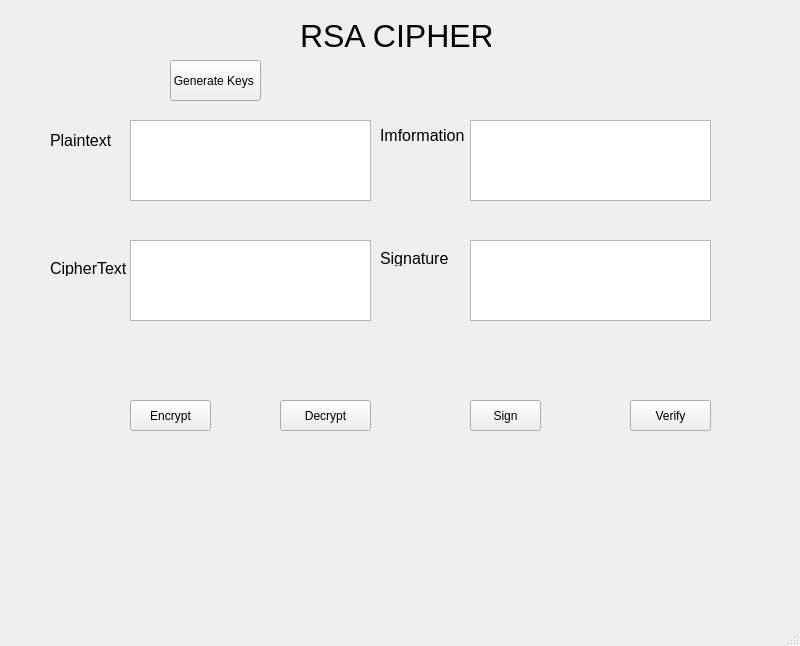
<?xml version="1.0" encoding="UTF-8"?>
<ui version="4.0">
 <class>MainWindow</class>
 <widget class="QMainWindow" name="MainWindow">
  <property name="geometry">
   <rect>
    <x>0</x>
    <y>0</y>
    <width>800</width>
    <height>646</height>
   </rect>
  </property>
  <property name="windowTitle">
   <string>MainWindow</string>
  </property>
  <widget class="QWidget" name="centralwidget">
   <widget class="QLabel" name="label">
    <property name="geometry">
     <rect>
      <x>300</x>
      <y>20</y>
      <width>191</width>
      <height>31</height>
     </rect>
    </property>
    <property name="font">
     <font>
      <pointsize>24</pointsize>
     </font>
    </property>
    <property name="text">
     <string>RSA CIPHER</string>
    </property>
   </widget>
   <widget class="QLabel" name="label_2">
    <property name="geometry">
     <rect>
      <x>50</x>
      <y>130</y>
      <width>71</width>
      <height>21</height>
     </rect>
    </property>
    <property name="font">
     <font>
      <pointsize>12</pointsize>
     </font>
    </property>
    <property name="text">
     <string>Plaintext</string>
    </property>
   </widget>
   <widget class="QLabel" name="label_3">
    <property name="geometry">
     <rect>
      <x>50</x>
      <y>260</y>
      <width>81</width>
      <height>16</height>
     </rect>
    </property>
    <property name="font">
     <font>
      <pointsize>12</pointsize>
     </font>
    </property>
    <property name="text">
     <string>CipherText</string>
    </property>
   </widget>
   <widget class="QLabel" name="label_4">
    <property name="geometry">
     <rect>
      <x>380</x>
      <y>120</y>
      <width>121</width>
      <height>31</height>
     </rect>
    </property>
    <property name="font">
     <font>
      <pointsize>12</pointsize>
     </font>
    </property>
    <property name="text">
     <string>Imformation</string>
    </property>
   </widget>
   <widget class="QLabel" name="label_5">
    <property name="geometry">
     <rect>
      <x>380</x>
      <y>250</y>
      <width>81</width>
      <height>16</height>
     </rect>
    </property>
    <property name="font">
     <font>
      <pointsize>12</pointsize>
     </font>
    </property>
    <property name="text">
     <string>Signature</string>
    </property>
   </widget>
   <widget class="QPushButton" name="btnencrypt">
    <property name="geometry">
     <rect>
      <x>130</x>
      <y>400</y>
      <width>81</width>
      <height>31</height>
     </rect>
    </property>
    <property name="text">
     <string>Encrypt</string>
    </property>
   </widget>
   <widget class="QPushButton" name="btndecrypt">
    <property name="geometry">
     <rect>
      <x>280</x>
      <y>400</y>
      <width>91</width>
      <height>31</height>
     </rect>
    </property>
    <property name="text">
     <string>Decrypt</string>
    </property>
   </widget>
   <widget class="QPushButton" name="btnsign">
    <property name="geometry">
     <rect>
      <x>470</x>
      <y>400</y>
      <width>71</width>
      <height>31</height>
     </rect>
    </property>
    <property name="text">
     <string>Sign</string>
    </property>
   </widget>
   <widget class="QPushButton" name="btnverify">
    <property name="geometry">
     <rect>
      <x>630</x>
      <y>400</y>
      <width>81</width>
      <height>31</height>
     </rect>
    </property>
    <property name="text">
     <string>Verify</string>
    </property>
   </widget>
   <widget class="QTextEdit" name="txtvanban">
    <property name="geometry">
     <rect>
      <x>470</x>
      <y>120</y>
      <width>241</width>
      <height>81</height>
     </rect>
    </property>
   </widget>
   <widget class="QTextEdit" name="txtmahoa">
    <property name="geometry">
     <rect>
      <x>130</x>
      <y>240</y>
      <width>241</width>
      <height>81</height>
     </rect>
    </property>
   </widget>
   <widget class="QTextEdit" name="txtthongtin">
    <property name="geometry">
     <rect>
      <x>130</x>
      <y>120</y>
      <width>241</width>
      <height>81</height>
     </rect>
    </property>
   </widget>
   <widget class="QTextEdit" name="txtsign">
    <property name="geometry">
     <rect>
      <x>470</x>
      <y>240</y>
      <width>241</width>
      <height>81</height>
     </rect>
    </property>
   </widget>
   <widget class="QPushButton" name="btngenerate">
    <property name="geometry">
     <rect>
      <x>170</x>
      <y>60</y>
      <width>91</width>
      <height>41</height>
     </rect>
    </property>
    <property name="text">
     <string>Generate Keys </string>
    </property>
   </widget>
  </widget>
  <widget class="QMenuBar" name="menubar">
   <property name="geometry">
    <rect>
     <x>0</x>
     <y>0</y>
     <width>800</width>
     <height>21</height>
    </rect>
   </property>
  </widget>
  <widget class="QStatusBar" name="statusbar"/>
 </widget>
 <resources/>
 <connections/>
</ui>
